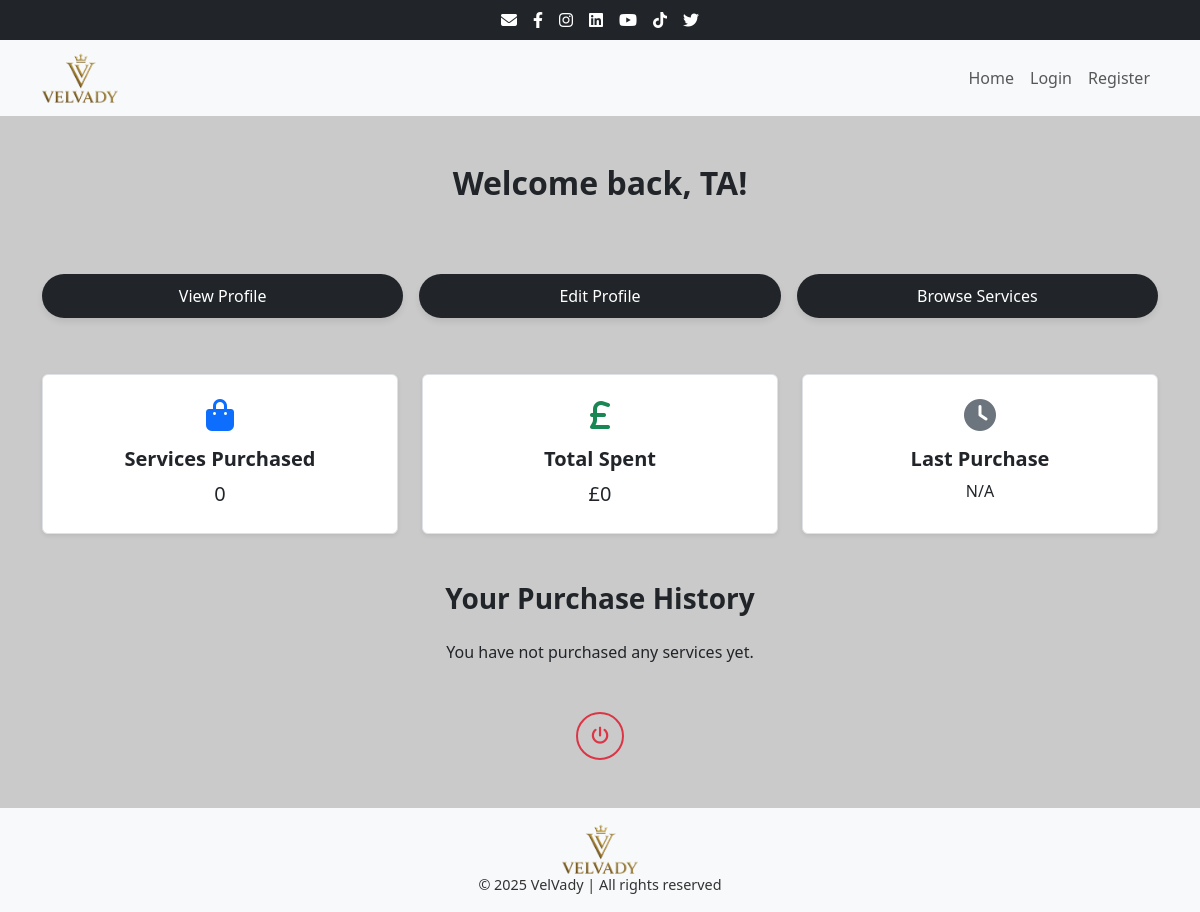
The page /accounts/dashboard/ (signed in) on the database as committed earlier.
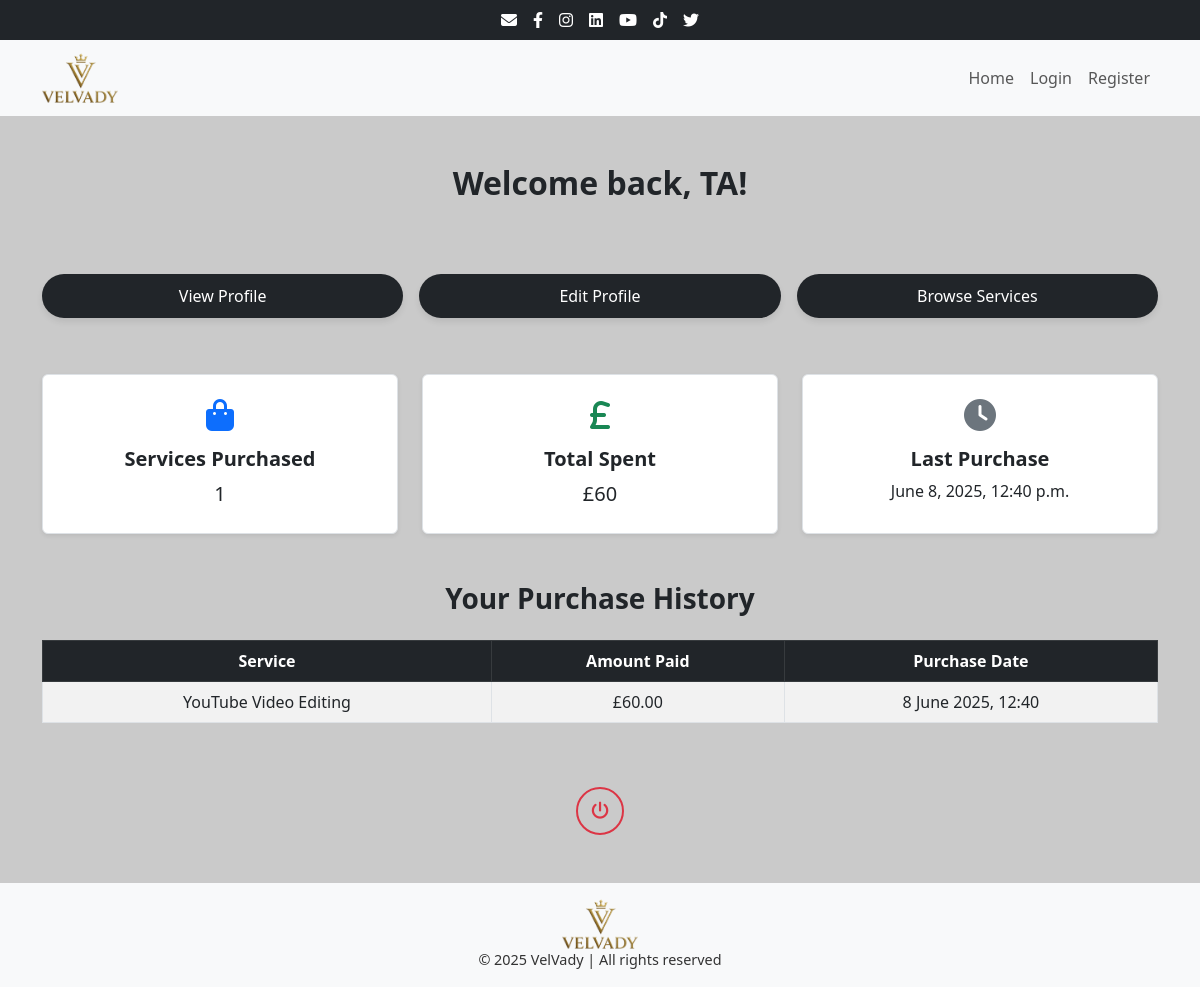
The same page on the database as committed later.
### products/models.py (models this page shows, shortened)
class Purchase(models.Model):
    user = models.ForeignKey(settings.AUTH_USER_MODEL, on_delete=models.CASCADE)
    service = models.ForeignKey(Service, on_delete=models.CASCADE)
    amount_paid = models.DecimalField(max_digits=8, decimal_places=2)
    stripe_session_id = models.CharField(max_length=255, unique=True)
    timestamp = models.DateTimeField(auto_now_add=True)
    class Meta:
        ordering = ['-timestamp']
        verbose_name = 'Purchase'
        verbose_name_plural = 'Purchases'

class Service(models.Model):
    title = models.CharField(max_length=200, unique=True)
    slug = models.SlugField(max_length=200, unique=True, blank=True)
    description = models.TextField()
    price = models.DecimalField(max_digits=6, decimal_places=2)
    image = models.ImageField(upload_to='products/')
    is_active = models.BooleanField(default=True)
    created_at = models.DateTimeField(auto_now_add=True)
    updated_at = models.DateTimeField(auto_now=True)

### accounts/views.py (the view)
# urls.py: path('dashboard/', views.DashboardView.as_view(), name='dashboard'),
class DashboardView(LoginRequiredMixin, TemplateView):
    template_name = 'accounts/dashboard.html'
    def get_context_data(self, **kwargs):
        from django.db.models import Sum
        context = super().get_context_data(**kwargs)
        user = self.request.user
        purchases = Purchase.objects.filter(user=user).select_related('service')
        total_services = purchases.count()
        total_spent = purchases.aggregate(Sum('amount_paid'))['amount_paid__sum'] or 0
        latest_purchase = purchases.order_by('-timestamp').first()
        last_order_date = latest_purchase.timestamp if latest_purchase else None
        context['purchases'] = purchases
        context['total_services'] = total_services
        context['total_spent'] = total_spent
        context['last_order_date'] = last_order_date
        return context

### accounts/templates/accounts/dashboard.html (shortened to what this page needs)
{% extends "core/base.html" %}
{% block content %}
<div class="container my-5">
    <div class="text-center mb-4">
        <h2 class="fw-bold mb-4">Welcome back, {{ user.first_name }}!</h2>
    </div>
    <div class="row row-cols-1 row-cols-md-3 g-3 justify-content-center mb-5 button-block-spacing">
        <div class="col">
            <a href="{% url 'profile' %}" class="btn btn-pill btn-pill-primary w-100">View Profile</a>
        </div>
        <div class="col">
            <a href="{% url 'profile_edit' %}" class="btn btn-pill btn-pill-primary w-100">Edit Profile</a>
        </div>
        <div class="col">
            <a href="{% url 'services' %}" class="btn btn-pill btn-pill-primary w-100">Browse Services</a>
        </div>
    </div>
</div>
<div class="container my-5">
    <div class="row row-cols-1 row-cols-md-3 g-4 justify-content-center">
        <div class="col">
            <div class="dashboard-card text-center h-100 p-4 border rounded shadow-sm bg-white">
                <i class="fas fa-shopping-bag fa-2x text-primary mb-3"></i>
                <h5 class="fw-bold">Services Purchased</h5>
                <p class="fs-5 mb-0">{{ total_services }}</p>
            </div>
        </div>
        <div class="col">
            <div class="dashboard-card text-center h-100 p-4 border rounded shadow-sm bg-white">
                <i class="fas fa-pound-sign fa-2x text-success mb-3"></i>
                <h5 class="fw-bold">Total Spent</h5>
                <p class="fs-5 mb-0">£{{ total_spent }}</p>
            </div>
        </div>
        <div class="col">
            <div class="dashboard-card text-center h-100 p-4 border rounded shadow-sm bg-white">
                <i class="fas fa-clock fa-2x text-secondary mb-3"></i>
                <h5 class="fw-bold">Last Purchase</h5>
                <p class="fs-6 mb-0">{{ last_order_date|default:"N/A" }}</p>
            </div>
        </div>
    </div>
</div>
<div class="container mb-5">
    <h3 class="fw-bold text-center mb-4">Your Purchase History</h3>
    {% if purchases %}
        <div class="table-responsive">
            <table class="table table-striped table-bordered align-middle text-center">
                <thead class="table-dark">
                    <tr>
                        <th>Service</th>
                        <th>Amount Paid</th>
                        <th>Purchase Date</th>
                    </tr>
                </thead>
                <tbody>
                    {% for purchase in purchases %}
                        <tr>
                            <td>{{ purchase.service.title }}</td>
                            <td>£{{ purchase.amount_paid }}</td>
                            <td>{{ purchase.timestamp|date:"j F Y, H:i" }}</td>
                        </tr>
                    {% endfor %}
                </tbody>
            </table>
        </div>
    {% else %}
        <p class="text-center">You have not purchased any services yet.</p>
    {% endif %}
</div>
<div class="container text-center mb-5">
    <a href="{% url 'logout' %}" class="btn btn-logout-circle" title="Logout">
        <i class="fas fa-power-off"></i>
    </a>
</div>
{% endblock %}

Rows that differ between the two databases and show on the page:
added Purchase: timestamp "June 8, 2025, 12:40 p.m.", service "YouTube Video Editing", amount_paid "60.00", timestamp "8 June 2025, 12:40"
Other text that changed with them:
{{ total_services }}: "0" → "1"
{{ total_spent }}: "0" → "60"
{{ last_order_date|default:"N/A" }}: "N/A" → (not shown)
text no longer shown: "You have not purchased any services yet."
text now shown: "Service Amount Paid Purchase Date"
